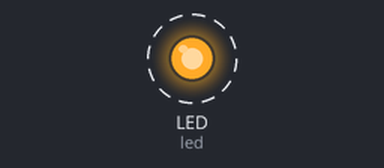
This program was run on a simulated CircuitPython board. On the bench: output pins drawn as LEDs (lit = HIGH). Dashed ring = blinking. What the program prints to the serial console is not drawn.

Above: at 0.2 s.
Timing chart, 0 to 3.0 s (numbered marks = the images above):
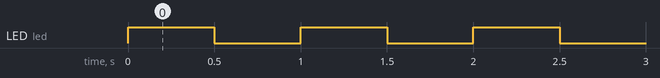

Measured:
- by itself, LED (led): alternates HIGH for 0.50 s and LOW for 0.50 s

The program:

code.py
```python
import board
import digitalio
import time

led = digitalio.DigitalInOut(board.LED)
led.direction = digitalio.Direction.OUTPUT

delay = 0.5
i = 0
while True:
    print(f"Hello World! {i}")
    led.value = True
    time.sleep(delay)
    led.value = False
    time.sleep(delay)
    i += 1
```
